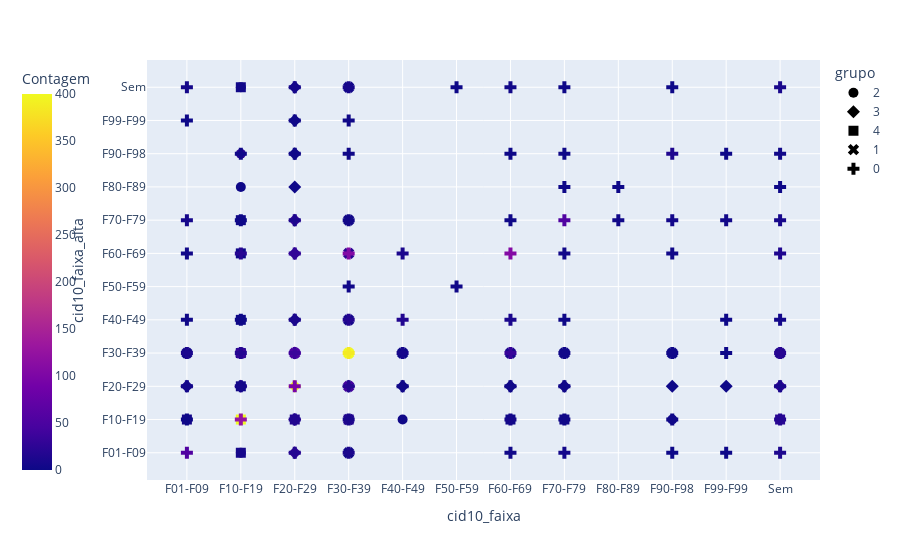

Notebook cell for this chart:
### Code cell
fig = px.scatter(df_counts, x='cid10_faixa', y='cid10_faixa_alta', color='Contagem', symbol='grupo')
fig.update_traces(marker_size=10)
fig.update_layout(coloraxis=dict(cmax=400, cmin=0))
fig.update_layout(coloraxis_colorbar_x=-0.20)
fig.update_xaxes(categoryorder='category ascending')
fig.update_yaxes(categoryorder='category ascending')
fig.show()

### Figure 1 — Plotly figure (JSON) as saved in the notebook; plotly's stock layout.template omitted (floating-point values rounded to 4 significant figures)
{"data": [{"hovertemplate": "grupo=2<br>cid10_faixa=%{x}<br>cid10_faixa_alta=%{y}<br>Contagem=%{marker.color}<extra></extra>", "legendgroup": "2", "marker": {"color": [1050, 93, 85, 41, 22, 15, 12, 7, 4, 3, 3, 2, 1, 1, 1, 1], "coloraxis": "coloraxis", "size": 10, "symbol": "circle"}, "mode": "markers", "name": "2", "orientation": "v", "showlegend": true, "type": "scatter", "x": ["F10-F19", "F20-F29", "Sem", "F30-F39", "F10-F19", "F60-F69", "F10-F19", "F10-F19", "F01-F09", "F70-F79", "F90-F98", "F40-F49", "F10-F19", "F10-F19", "F10-F19", "F10-F19"], "xaxis": "x", "y": ["F10-F19", "F10-F19", "F10-F19", "F10-F19", "F90-F98", "F10-F19", "F70-F79", "F20-F29", "F10-F19", "F10-F19", "F10-F19", "F10-F19", "F30-F39", "F80-F89", "Sem", "F01-F09"], "yaxis": "y"}, {"hovertemplate": "grupo=3<br>cid10_faixa=%{x}<br>cid10_faixa_alta=%{y}<br>Contagem=%{marker.color}<extra></extra>", "legendgroup": "3", "marker": {"color": [643, 87, 46, 34, 33, 29, 28, 23, 11, 9, 7, 7, 6, 3, 3, 2, 1, 1, 1, 1], "coloraxis": "coloraxis", "size": 10, "symbol": "diamond"}, "mode": "markers", "name": "3", "orientation": "v", "showlegend": true, "type": "scatter", "x": ["F20-F29", "F20-F29", "F10-F19", "F20-F29", "Sem", "F20-F29", "F20-F29", "F20-F29", "F30-F39", "F01-F09", "F20-F29", "F70-F79", "F20-F29", "F60-F69", "F40-F49", "F20-F29", "F20-F29", "F20-F29", "F99-F99", "F90-F98"], "xaxis": "x", "y": ["F20-F29", "F30-F39", "F20-F29", "F70-F79", "F20-F29", "F01-F09", "F60-F69", "F10-F19", "F20-F29", "F20-F29", "F40-F49", "F20-F29", "Sem", "F20-F29", "F20-F29", "F90-F98", "F80-F89", "F99-F99", "F20-F29", "F20-F29"], "yaxis": "y"}, {"hovertemplate": "grupo=4<br>cid10_faixa=%{x}<br>cid10_faixa_alta=%{y}<br>Contagem=%{marker.color}<extra></extra>", "legendgroup": "4", "marker": {"color": [447, 22, 18, 17, 7, 5, 4, 3, 3, 3, 2, 2, 1, 1], "coloraxis": "coloraxis", "size": 10, "symbol": "square"}, "mode": "markers", "name": "4", "orientation": "v", "showlegend": true, "type": "scatter", "x": ["F10-F19", "Sem", "F30-F39", "F20-F29", "F10-F19", "F01-F09", "F10-F19", "F10-F19", "F10-F19", "F70-F79", "F10-F19", "F60-F69", "F10-F19", "F10-F19"], "xaxis": "x", "y": ["F10-F19", "F10-F19", "F10-F19", "F10-F19", "F01-F09", "F10-F19", "F20-F29", "Sem", "F30-F39", "F10-F19", "F70-F79", "F10-F19", "F60-F69", "F40-F49"], "yaxis": "y"}, {"hovertemplate": "grupo=1<br>cid10_faixa=%{x}<br>cid10_faixa_alta=%{y}<br>Contagem=%{marker.color}<extra></extra>", "legendgroup": "1", "marker": {"color": [407, 52, 43, 32, 23, 17, 15, 10, 7, 6, 5, 4, 4, 2, 1, 1], "coloraxis": "coloraxis", "size": 10, "symbol": "x"}, "mode": "markers", "name": "1", "orientation": "v", "showlegend": true, "type": "scatter", "x": ["F30-F39", "F20-F29", "F30-F39", "F10-F19", "F30-F39", "Sem", "F30-F39", "F60-F69", "F30-F39", "F01-F09", "F30-F39", "F30-F39", "F30-F39", "F70-F79", "F90-F98", "F40-F49"], "xaxis": "x", "y": ["F30-F39", "F30-F39", "F20-F29", "F30-F39", "F60-F69", "F30-F39", "F10-F19", "F30-F39", "F40-F49", "F30-F39", "Sem", "F01-F09", "F70-F79", "F30-F39", "F30-F39", "F30-F39"], "yaxis": "y"}, {"hovertemplate": "grupo=0<br>cid10_faixa=%{x}<br>cid10_faixa_alta=%{y}<br>Contagem=%{marker.color}<extra></extra>", "legendgroup": "0", "marker": {"color": [386, 125, 107, 107, 95, 56, 55, 37, 33, 29, 21, 20, 19, 18, 18, 18, 18, 16, 16, 14, 14, 13, 12, 12, 11, 11, 11, 11, 9, 9, 9, 8, 8, 8, 7, 6, 6, 6, 6, 5, 5, 5, 5, 4, 4, 4, 4, 4, 3, 3, 3, 3, 3, 3, 3, 3, 3, 2, 2, 2, 2, 2, 2, 2, 2, 2, 2, 2, 2, 1, 1, 1, 1, 1, 1, 1, 1, 1, 1, 1, 1, 1, 1, 1, 1, 1], "coloraxis": "coloraxis", "size": 10, "symbol": "cross"}, "mode": "markers", "name": "0", "orientation": "v", "showlegend": true, "type": "scatter", "x": ["F30-F39", "F10-F19", "F30-F39", "F60-F69", "F20-F29", "F01-F09", "F70-F79", "F20-F29", "F60-F69", "F20-F29", "Sem", "F10-F19", "F30-F39", "F20-F29", "F30-F39", "Sem", "F10-F19", "F20-F29", "F40-F49", "F90-F98", "Sem", "Sem", "F30-F39", "F20-F29", "F40-F49", "F60-F69", "F01-F09", "F20-F29", "Sem", "Sem", "F30-F39", "F40-F49", "Sem", "F30-F39", "F01-F09", "F60-F69", "F10-F19", "F01-F09", "F20-F29", "F01-F09", "Sem", "F90-F98", "F70-F79", "F60-F69", "F01-F09", "F70-F79", "F99-F99", "F30-F39", "F10-F19", "F70-F79", "F80-F89", "F60-F69", "F90-F98", "F90-F98", "F40-F49", "F30-F39", "Sem", "F90-F98", "F70-F79", "F70-F79", "F70-F79", "F50-F59", "F60-F69", "F20-F29", "F20-F29", "F60-F69", "F30-F39", "F01-F09", "F30-F39", "F60-F69", "F99-F99", "F10-F19", "F01-F09", "F99-F99", "F01-F09", "Sem", "F99-F99", "F90-F98", "F80-F89", "F10-F19", "F70-F79", "F70-F79", "F70-F79", "F90-F98", "F99-F99", "F50-F59"], "xaxis": "x", "y": ["F30-F39", "F10-F19", "F60-F69", "F60-F69", "F20-F29", "F01-F09", "F70-F79", "F30-F39", "F30-F39", "F60-F69", "F30-F39", "F60-F69", "F20-F29", "F01-F09", "F40-F49", "F10-F19", "F30-F39", "F10-F19", "F40-F49", "F90-F98", "F60-F69", "F01-F09", "F01-F09", "F70-F79", "F60-F69", "F40-F49", "F30-F39", "F40-F49", "Sem", "F20-F29", "F10-F19", "F30-F39", "F70-F79", "Sem", "F70-F79", "F10-F19", "F20-F29", "Sem", "Sem", "F20-F29", "F40-F49", "F70-F79", "F01-F09", "Sem", "F60-F69", "F60-F69", "F70-F79", "F70-F79", "F90-F98", "F30-F39", "F70-F79", "F01-F09", "F30-F39", "F60-F69", "F20-F29", "F50-F59", "F90-F98", "F10-F19", "F90-F98", "F20-F29", "F10-F19", "F50-F59", "F70-F79", "F99-F99", "F90-F98", "F20-F29", "F99-F99", "F40-F49", "F90-F98", "F90-F98", "F90-F98", "F40-F49", "F10-F19", "F30-F39", "F99-F99", "F80-F89", "F40-F49", "Sem", "F80-F89", "F70-F79", "F40-F49", "F80-F89", "Sem", "F01-F09", "F01-F09", "Sem"], "yaxis": "y"}], "layout": {"coloraxis": {"cmax": 400, "cmin": 0, "colorbar": {"title": {"text": "Contagem"}, "x": -0.2}, "colorscale": [[0, "#0d0887"], [0.1111, "#46039f"], [0.2222, "#7201a8"], [0.3333, "#9c179e"], [0.4444, "#bd3786"], [0.5556, "#d8576b"], [0.6667, "#ed7953"], [0.7778, "#fb9f3a"], [0.8889, "#fdca26"], [1, "#f0f921"]]}, "legend": {"title": {"text": "grupo"}, "tracegroupgap": 0}, "margin": {"t": 60}, "xaxis": {"anchor": "y", "categoryorder": "category ascending", "domain": [0, 1], "title": {"text": "cid10_faixa"}}, "yaxis": {"anchor": "x", "categoryorder": "category ascending", "domain": [0, 1], "title": {"text": "cid10_faixa_alta"}}}}
